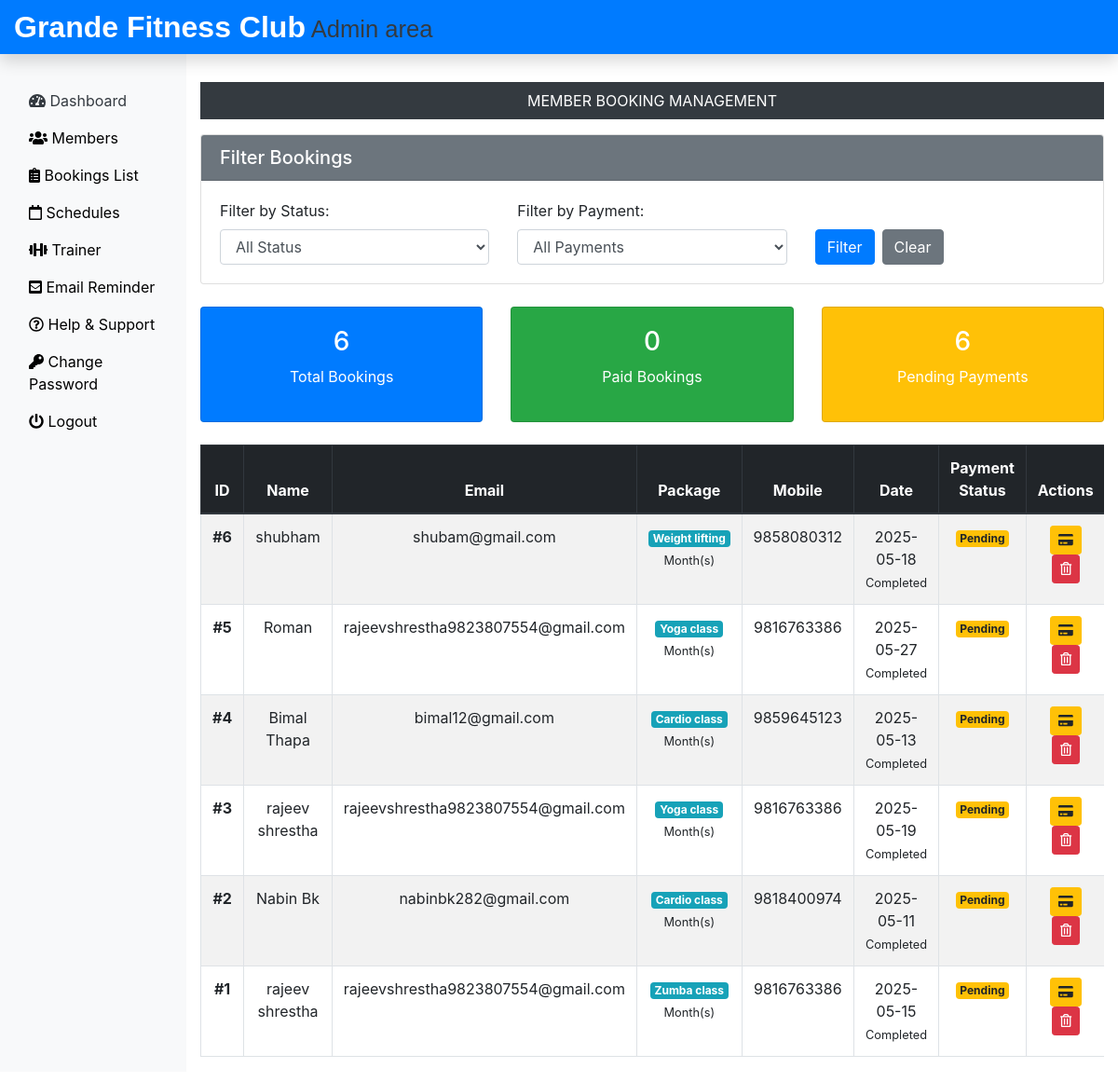
Before: /Admin/bookings.php (signed in) with the older database file.
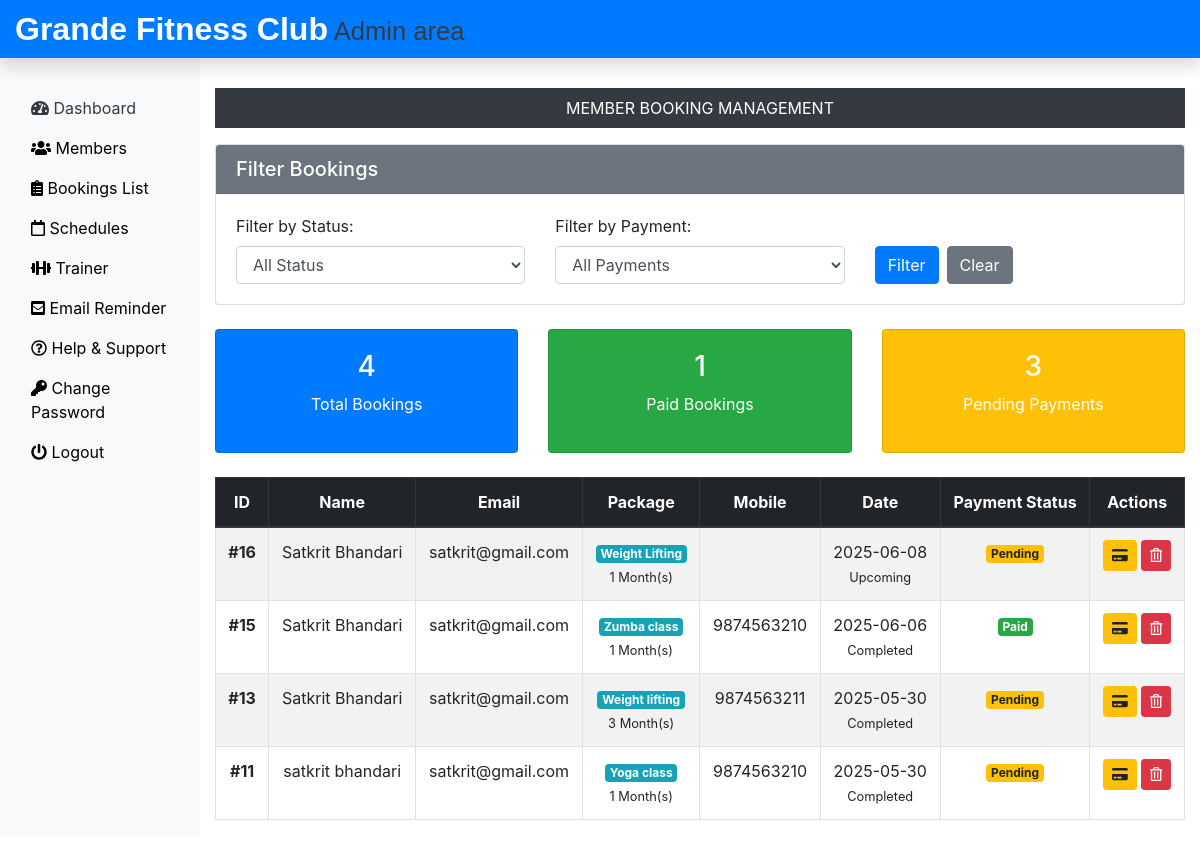
After: the same page with the newer database file.
### tables this page shows
CREATE TABLE `submitbookingt_tb` (
  `Booking_id` int(11) NOT NULL,
  `member_name` varchar(90) DEFAULT NULL,
  `member_email` varchar(90) DEFAULT NULL,
  `booking_type` varchar(90) DEFAULT NULL,
  `trainer` varchar(90) DEFAULT NULL,
  `member_mobile` varchar(90) DEFAULT NULL,
  `member_add1` varchar(90) DEFAULT NULL,
  `member_date` date DEFAULT NULL,
  `subscription_months` int(11) DEFAULT NULL,
  `payment_status` enum('pending','paid','failed','refunded') DEFAULT 'pending',
  `subscription_start_date` date DEFAULT NULL,
  `subscription_end_date` date DEFAULT NULL
);

### Admin/bookings.php (the view, shortened to what the changed rows need)
<?php
include('includes/header.php');
include('../dbConnection.php');
?>
<div class="col-sm-9 col-md-10 mt-5 text-center">
    <div class="row mb-4">
        <?php
        $totalBookings = $conn->query("SELECT COUNT(*) as count FROM submitbookingt_tb")->fetch_assoc()['count'];
        $paidBookings = $conn->query("SELECT COUNT(*) as count FROM submitbookingt_tb WHERE payment_status = 'paid'")->fetch_assoc()['count'];
        $pendingPayments = $conn->query("SELECT COUNT(*) as count FROM submitbookingt_tb WHERE payment_status = 'pending'")->fetch_assoc()['count'];
        ?>
        <div class="col-md-4">
            <div class="card text-center bg-primary text-white">
                <div class="card-body">
                    <h3><?php echo $totalBookings; ?></h3>
                    <p>Total Bookings</p>
                </div>
            </div>
        </div>
        <div class="col-md-4">
            <div class="card text-center bg-success text-white">
                <div class="card-body">
                    <h3><?php echo $paidBookings; ?></h3>
                    <p>Paid Bookings</p>
                </div>
            </div>
        </div>
        <div class="col-md-4">
            <div class="card text-center bg-warning text-white">
                <div class="card-body">
                    <h3><?php echo $pendingPayments; ?></h3>
                    <p>Pending Payments</p>
                </div>
            </div>
        </div>
    </div>
    <?php
    $sql = "SELECT * FROM submitbookingt_tb WHERE 1=1";
    $sql .= " ORDER BY Booking_id DESC";
    $stmt = $conn->prepare($sql);
    $stmt->execute();
    $result = $stmt->get_result();
    if ($result->num_rows > 0) {
        echo '<div class="table-responsive">
        <table class="table table-bordered table-hover table-striped">
            <thead class="thead-dark">
                <tr>
                    <th>ID</th>
                    <th>Name</th>
                    <th>Email</th>
                    <th>Package</th>
                    <th>Mobile</th>
                    <th>Date</th>
                    <th>Payment Status</th>
                    <th>Actions</th>
                </tr>
            </thead>
            <tbody>';
        while ($row = $result->fetch_assoc()) {
            $bookingDate = new DateTime($row["member_date"]);
            $today = new DateTime('today');
            $bookingStatus = ($bookingDate < $today) ? 'Completed' : (($bookingDate == $today) ? 'Today' : 'Upcoming');
            switch ($row['payment_status']) {
                case 'paid': $paymentBadge = '<span class="badge badge-success">Paid</span>'; break;
                case 'pending': $paymentBadge = '<span class="badge badge-warning">Pending</span>'; break;
            }
            echo '<tr>
                    <td><strong>#' . $row["Booking_id"] . '</strong></td>
                    <td>' . htmlspecialchars($row["member_name"]) . '</td>
                    <td>' . htmlspecialchars($row["member_email"]) . '</td>
                    <td><span class="badge badge-info">' . htmlspecialchars($row["booking_type"]) . '</span><br><small>' . $row["subscription_months"] . ' Month(s)</small></td>
                    <td>' . htmlspecialchars($row["member_mobile"]) . '</td>
                    <td>' . $bookingDate->format('Y-m-d') . '<br><small>' . $bookingStatus . '</small></td>
                    <td>' . $paymentBadge . '</td>
                    <td>
                        <button class="btn btn-sm btn-warning update-payment"
                            data-id="' . $row["Booking_id"] . '"
                            data-status="' . $row["payment_status"] . '"
                            data-toggle="modal" data-target="#paymentModal">
                            <i class="fas fa-credit-card"></i>
                        </button>
                        <form method="POST" class="d-inline" onsubmit="return confirm(\'Are you sure you want to delete this booking?\')">
                            <input type="hidden" name="id" value="' . $row["Booking_id"] . '">
                            <button type="submit" class="btn btn-sm btn-danger" name="delete">
                                <i class="far fa-trash-alt"></i>
                            </button>
                        </form>
                    </td>
                </tr>';
        }
        echo '</tbody></table></div>';
    } else {
        echo '<div class="alert alert-info">No bookings found.</div>';
    }
    ?>
</div>
<?php include('includes/footer.php'); ?>

Changed rows visible on the page:
removed submitbookingt_tb: Booking_id "6", member_name "shubham", member_email "shubam@gmail.com", booking_type "Weight lifting", member_mobile "9858080312", member_date "2025-05-18", member_date "Completed", payment_status "Pending"
removed submitbookingt_tb: Booking_id "5", member_name "Roman", member_email "rajeevshrestha9823807554@gmail.com", booking_type "Yoga class", member_mobile "9816763386", member_date "2025-05-27", member_date "Completed", payment_status "Pending"
removed submitbookingt_tb: Booking_id "4", member_name "Bimal Thapa", member_email "bimal12@gmail.com", booking_type "Cardio class", member_mobile "9859645123", member_date "2025-05-13", member_date "Completed", payment_status "Pending"
removed submitbookingt_tb: Booking_id "3", member_name "rajeev shrestha", member_email "rajeevshrestha9823807554@gmail.com", booking_type "Yoga class", member_mobile "9816763386", member_date "2025-05-19", member_date "Completed", payment_status "Pending"
removed submitbookingt_tb: Booking_id "2", member_name "Nabin Bk", member_email "nabinbk282@gmail.com", booking_type "Cardio class", member_mobile "9818400974", member_date "2025-05-11", member_date "Completed", payment_status "Pending"
removed submitbookingt_tb: Booking_id "1", member_name "rajeev shrestha", member_email "rajeevshrestha9823807554@gmail.com", booking_type "Zumba class", member_mobile "9816763386", member_date "2025-05-15", member_date "Completed", payment_status "Pending"
added submitbookingt_tb: Booking_id "16", member_name "Satkrit Bhandari", member_email "satkrit@gmail.com", booking_type "Weight Lifting", subscription_months "1", member_date "2025-06-08", member_date "Upcoming", payment_status "Pending"
added submitbookingt_tb: Booking_id "15", member_name "Satkrit Bhandari", member_email "satkrit@gmail.com", booking_type "Zumba class", subscription_months "1", member_mobile "9874563210", member_date "2025-06-06", member_date "Completed", payment_status "Paid"
added submitbookingt_tb: Booking_id "13", member_name "Satkrit Bhandari", member_email "satkrit@gmail.com", booking_type "Weight lifting", subscription_months "3", member_mobile "9874563211", member_date "2025-05-30", member_date "Completed", payment_status "Pending"
added submitbookingt_tb: Booking_id "11", member_name "satkrit bhandari", member_email "satkrit@gmail.com", booking_type "Yoga class", subscription_months "1", member_mobile "9874563210", member_date "2025-05-30", member_date "Completed", payment_status "Pending"
Other visible differences:
$totalBookings: "6" → "4"
$paidBookings: "0" → "1"
$pendingPayments: "6" → "3"
